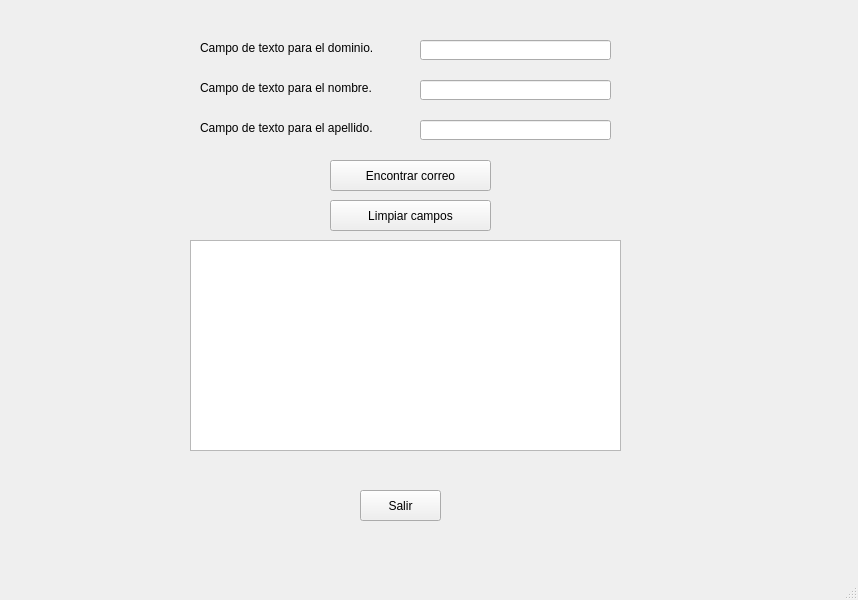
<?xml version="1.0" encoding="UTF-8"?>
<ui version="4.0">
 <class>MainWindow</class>
 <widget class="QMainWindow" name="MainWindow">
  <property name="geometry">
   <rect>
    <x>0</x>
    <y>0</y>
    <width>858</width>
    <height>600</height>
   </rect>
  </property>
  <property name="windowTitle">
   <string>MainWindow</string>
  </property>
  <widget class="QWidget" name="centralwidget">
   <widget class="QLabel" name="label">
    <property name="geometry">
     <rect>
      <x>200</x>
      <y>40</y>
      <width>201</width>
      <height>16</height>
     </rect>
    </property>
    <property name="text">
     <string>Campo de texto para el dominio.</string>
    </property>
   </widget>
   <widget class="QLineEdit" name="txtApellido">
    <property name="geometry">
     <rect>
      <x>420</x>
      <y>120</y>
      <width>191</width>
      <height>20</height>
     </rect>
    </property>
   </widget>
   <widget class="QLabel" name="label_3">
    <property name="geometry">
     <rect>
      <x>200</x>
      <y>120</y>
      <width>211</width>
      <height>16</height>
     </rect>
    </property>
    <property name="text">
     <string>Campo de texto para el apellido.</string>
    </property>
   </widget>
   <widget class="QPushButton" name="btnLimpiar">
    <property name="geometry">
     <rect>
      <x>330</x>
      <y>200</y>
      <width>161</width>
      <height>31</height>
     </rect>
    </property>
    <property name="text">
     <string>Limpiar campos</string>
    </property>
   </widget>
   <widget class="QPushButton" name="btnEncontrar">
    <property name="geometry">
     <rect>
      <x>330</x>
      <y>160</y>
      <width>161</width>
      <height>31</height>
     </rect>
    </property>
    <property name="text">
     <string>Encontrar correo</string>
    </property>
   </widget>
   <widget class="QLabel" name="label_2">
    <property name="geometry">
     <rect>
      <x>200</x>
      <y>80</y>
      <width>211</width>
      <height>16</height>
     </rect>
    </property>
    <property name="text">
     <string>Campo de texto para el nombre.</string>
    </property>
   </widget>
   <widget class="QLineEdit" name="txtNombre">
    <property name="geometry">
     <rect>
      <x>420</x>
      <y>80</y>
      <width>191</width>
      <height>20</height>
     </rect>
    </property>
   </widget>
   <widget class="QPushButton" name="btnCerrar">
    <property name="geometry">
     <rect>
      <x>360</x>
      <y>490</y>
      <width>81</width>
      <height>31</height>
     </rect>
    </property>
    <property name="text">
     <string>Salir</string>
    </property>
   </widget>
   <widget class="QTextBrowser" name="txtEmail">
    <property name="geometry">
     <rect>
      <x>190</x>
      <y>240</y>
      <width>431</width>
      <height>211</height>
     </rect>
    </property>
   </widget>
   <widget class="QLineEdit" name="txtDominio">
    <property name="geometry">
     <rect>
      <x>420</x>
      <y>40</y>
      <width>191</width>
      <height>20</height>
     </rect>
    </property>
   </widget>
  </widget>
  <widget class="QMenuBar" name="menubar">
   <property name="geometry">
    <rect>
     <x>0</x>
     <y>0</y>
     <width>858</width>
     <height>21</height>
    </rect>
   </property>
  </widget>
  <widget class="QStatusBar" name="statusbar"/>
 </widget>
 <resources/>
 <connections/>
</ui>
